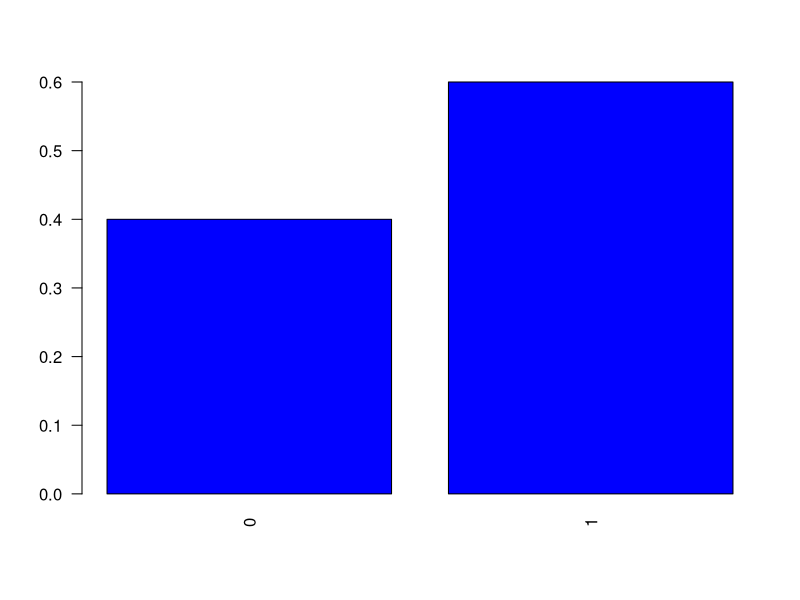
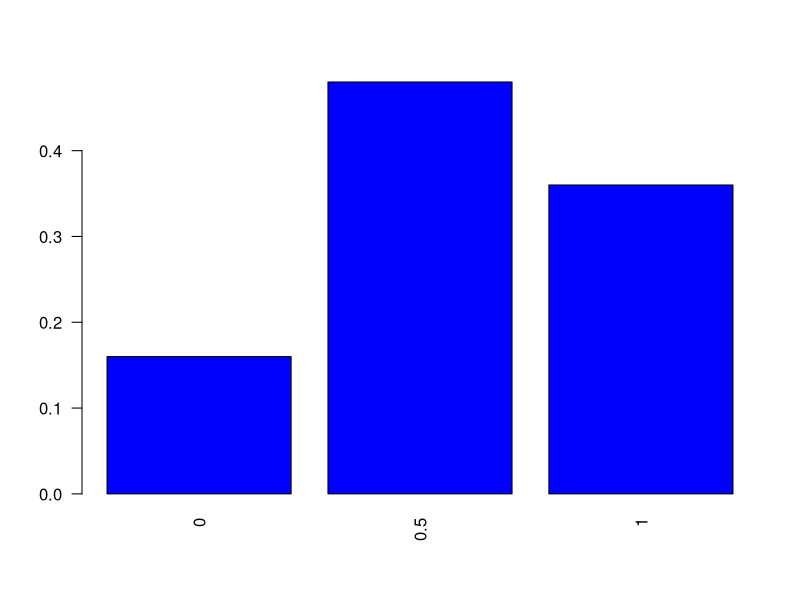
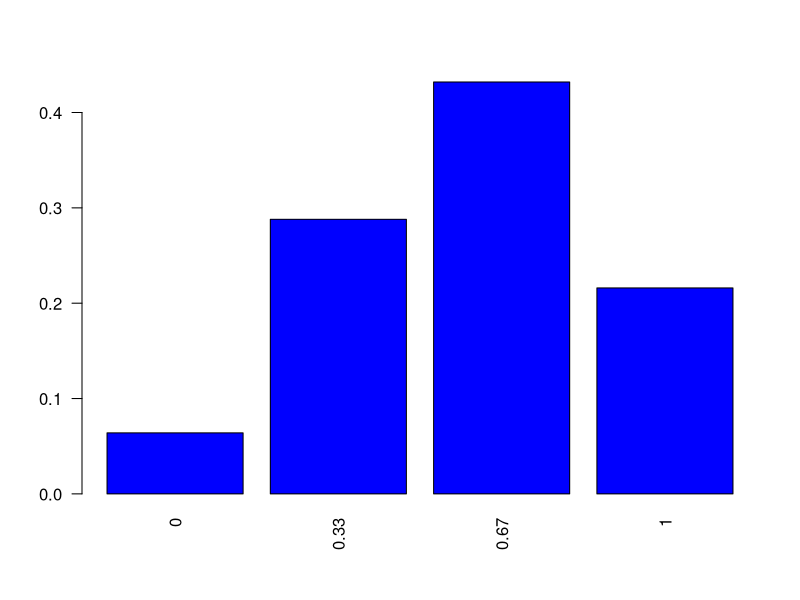
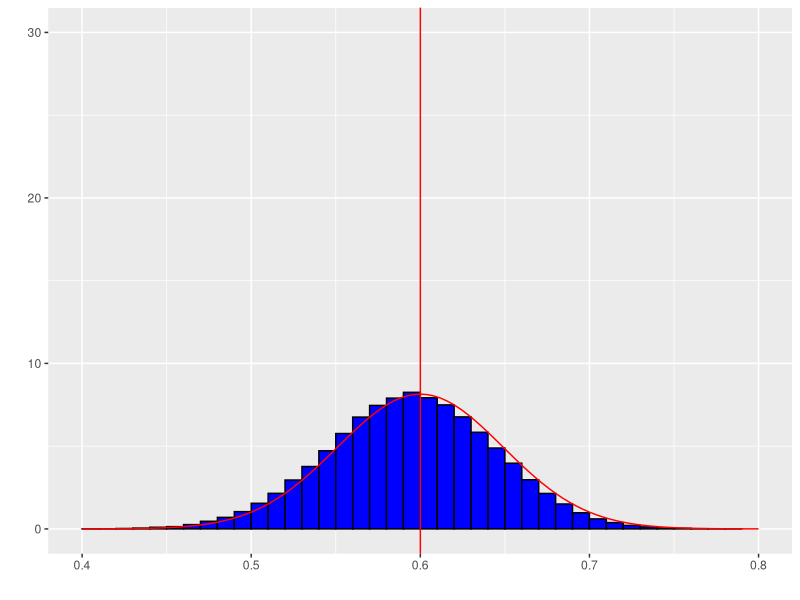
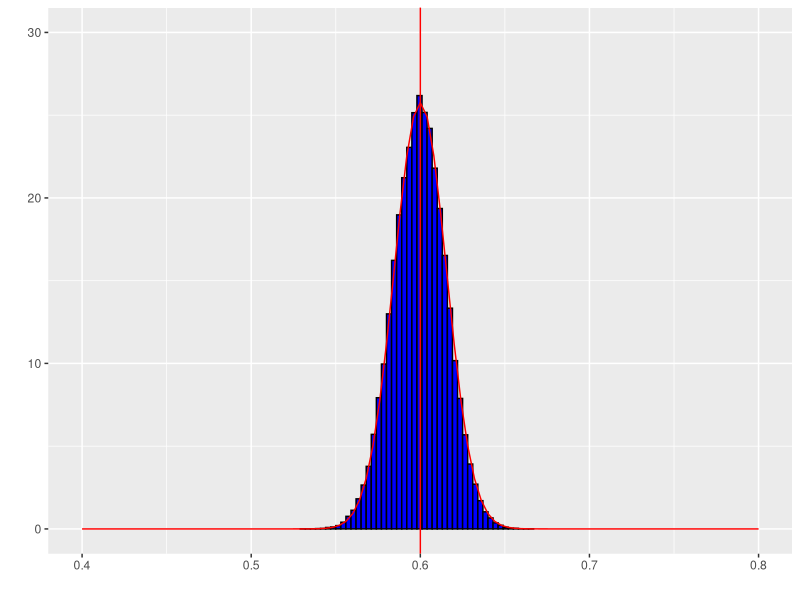
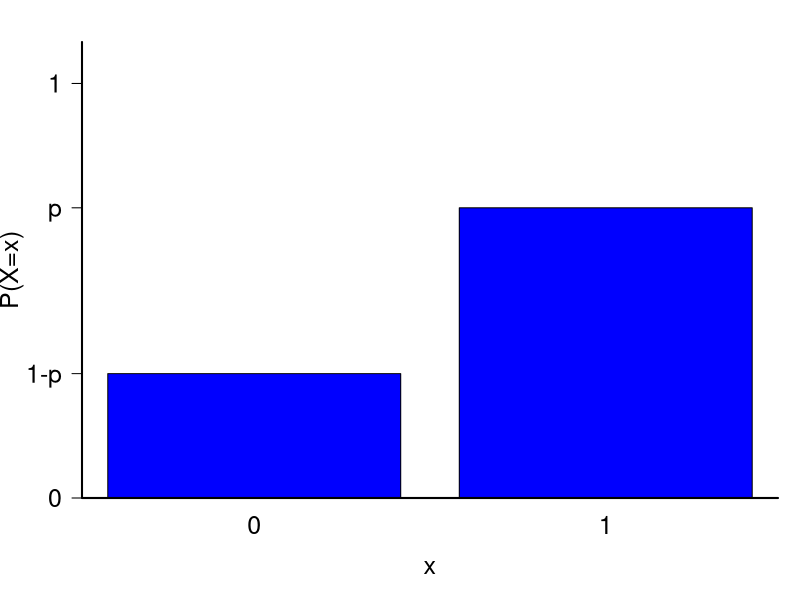
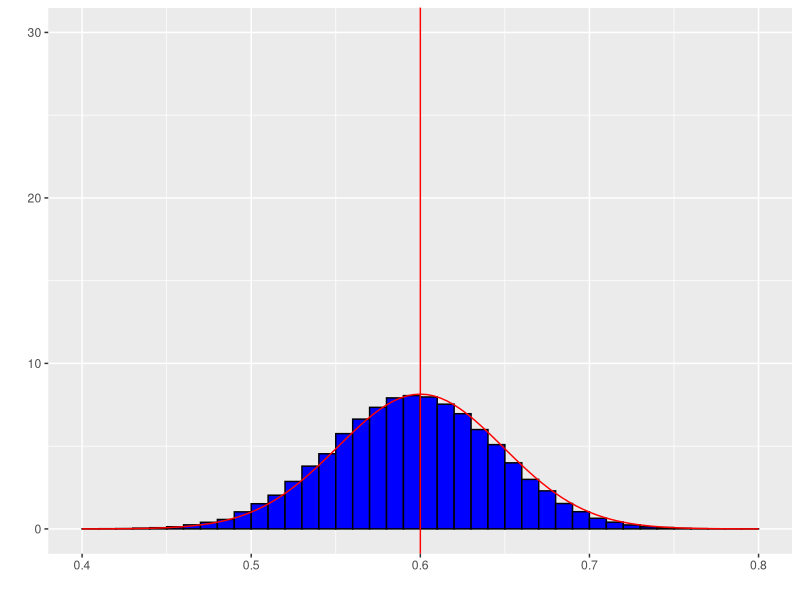

These figures' R source, in order: (Note: this script raises an error after producing the figures.)
## ---- chunk 1
namess <- c("0","1")
barplot(c(0.4,0.6), names.arg=namess, col="blue", main="", 
            cex.lab=1.0, cex.axis=1.0, cex.names=1.0, cex.main=2, las=2)
## ---- chunk 2
library(kableExtra)
aa <- expand.grid(1:5,1:5)
xx <- c(1,0,1,0,1)
phat <- unlist(apply(aa,1,function(x) mean(xx[x])))
aa$phat <- phat
#colnames(aa) <- c("Pessoa amostrada 1","Pessoa amostrada 2","$\\hat{p}$")
kable(aa,align = 'ccc',col.names = c("Primeira pessoa","Segunda pessoa","$\\hat{p}$"))
## ---- chunk 3
ff <- as.data.frame(table(aa$phat))
ff$Prop=ff$Freq/(sum(ff$Freq))
kable(ff[,c(1,3)],align = 'cc',col.names = c("$x$","$P(\\hat{p}=x)$"))
## ---- chunk 4
namess <- as.character(round(as.numeric(as.character(ff$Var1)),2))
barplot(ff$Prop, names.arg=namess, col="blue", main="", 
            cex.lab=1.0, cex.axis=1.0, cex.names=1.0, cex.main=2, las=2)
## ---- chunk 5
library(kableExtra)
aa <- expand.grid(1:5,1:5,1:5)
xx <- c(1,0,1,0,1)
phat <- unlist(apply(aa,1,function(x) mean(xx[x])))
aa$phat <- round(phat,3)
#colnames(aa) <- c("Pessoa amostrada 1","Pessoa amostrada 2","$\\hat{p}$")
kable(aa[1:25,],align = 'ccc',col.names = c("Pessoa amostrada 1","Pessoa amostrada 2","Pessoa amostrada 3","$\\hat{p}$"))
## ---- chunk 6
kable(aa[26:50,],align = 'ccc',col.names = c("Pessoa amostrada 1","Pessoa amostrada 2","Pessoa amostrada 3","$\\hat{p}$"))
## ---- chunk 7
kable(aa[51:75,],align = 'ccc',col.names = c("Pessoa amostrada 1","Pessoa amostrada 2","Pessoa amostrada 3","$\\hat{p}$"))
## ---- chunk 8
kable(aa[76:100,],align = 'ccc',col.names = c("Pessoa amostrada 1","Pessoa amostrada 2","Pessoa amostrada 3","$\\hat{p}$"))
## ---- chunk 9
kable(aa[101:125,],align = 'ccc',col.names = c("Pessoa amostrada 1","Pessoa amostrada 2","Pessoa amostrada 3","$\\hat{p}$"))
## ---- chunk 10
ff <- as.data.frame(table(aa$phat))
ff$Prop=round(ff$Freq/(sum(ff$Freq)),3)
kable(ff[,c(1,3)],align = 'cc',col.names = c("$x$","$P(\\hat{p}=x)$"))
## ---- chunk 11
namess <- as.character(round(as.numeric(as.character(ff$Var1)),2))
barplot(ff$Prop, names.arg=namess, col="blue", main="", 
            cex.lab=1.0, cex.axis=1.0, cex.names=1.0, cex.main=2, las=2)
## ---- chunk 12
N=1000000
n=100
n1 = ceiling(N*.6)
n2= N-n1
xx <- c(rep(1,n1),rep(0,n2))
B=100000
bb <- matrix(NA,nrow=B,ncol=n)
for (i in 1:B)
{
  bb[i,] <- sample(1:N,n,replace=TRUE)
}
phat <- unlist(apply(bb,1,function(x) mean(xx[x])))
aa <- data.frame(bb)
aa$phat <- round(phat,3)
## ---- chunk 13
ff <- as.data.frame(table(aa$phat))
ff$Prop=round(ff$Freq/(sum(ff$Freq)),3)
## ---- chunk 14
library(ggplot2)
df <- data.frame(PF = aa$phat)
ggplot(df, aes(x = PF)) + 
    geom_histogram(aes(y =..density..),
                   breaks = seq(min(aa$phat), max(aa$phat), by = .01), 
                   colour = "black", 
                   fill = "blue") +  geom_vline(xintercept=0.6, color="red") + 
stat_function(fun = dnorm, args = list(mean = 0.6, sd = sqrt(0.6*.4/n)),col="red") + xlab(" ") + ylab(" ") + ylim(0,30) + xlim(0.4,0.8)
## ---- chunk 15
N=1000000
n=1000
n1 = ceiling(N*.6)
n2= N-n1
xx <- c(rep(1,n1),rep(0,n2))
B=100000
bb <- matrix(NA,nrow=B,ncol=n)
for (i in 1:B)
{
  bb[i,] <- sample(1:N,n,replace=TRUE)
}
phat <- unlist(apply(bb,1,function(x) mean(xx[x])))
aa <- data.frame(bb)
aa$phat <- round(phat,3)
## ---- chunk 16
ff <- as.data.frame(table(aa$phat))
ff$Prop=round(ff$Freq/(sum(ff$Freq)),3)
## ---- chunk 17
df <- data.frame(PF = aa$phat)
ggplot(df, aes(x = PF)) + 
    geom_histogram(aes(y =..density..),
                   breaks = seq(min(aa$phat), max(aa$phat), by = .003), 
                   colour = "black", 
                   fill = "blue") +  geom_vline(xintercept=0.6, color="red") +
stat_function(fun = dnorm, args = list(mean = 0.6, sd = sqrt(0.6*.4/n)),col="red") + xlab(" ") + ylab(" ") + ylim(0,30)+xlim(0.4,0.8)
## ---- chunk 18
p <- c(.3, .7)
## Função de Massa
par(mar=c(c(5, 4, 2, 1) + 0.1))
barplot(p, names.arg=0:1, col="blue", ylim=c(0, 1.1), ylab="P(X=x)", xlab="x",  
        cex.lab=1.5, cex.axis=1.2, cex.names=1.5, yaxt="n", main=" ")
box(bty="l", lwd=2)
axis(2, at= c(0, p, 1), labels=c(0, "1-p", "p", 1), cex.axis=1.5, las=1)
## ---- chunk 19
N=1000000
n=100
xx <- rbinom(N,1,0.6)
B=100000
bb <- matrix(NA,nrow=B,ncol=n)
for (i in 1:B)
{
  bb[i,] <- sample(1:N,n,replace=TRUE)
}
phat <- unlist(apply(bb,1,function(x) mean(xx[x])))
aa <- data.frame(bb)
aa$phat <- round(phat,3)
## ---- chunk 20
ff <- as.data.frame(table(aa$phat))
ff$Prop=round(ff$Freq/(sum(ff$Freq)),3)
## ---- chunk 21
df <- data.frame(PF = aa$phat)
ggplot(df, aes(x = PF)) + 
    geom_histogram(aes(y =..density..),
                   breaks = seq(min(aa$phat), max(aa$phat), by = .01), 
                   colour = "black", 
                   fill = "blue") +  geom_vline(xintercept=0.6, color="red") +
stat_function(fun = dnorm, args = list(mean = 0.6, sd = sqrt(0.6*.4/n)),col="red") + xlab(" ") + ylab(" ") + ylim(0,30)+xlim(0.4,0.8)
## ---- chunk 22
N=1000000
n=1000
xx <- rbinom(N,1,0.6)
B=100000
bb <- matrix(NA,nrow=B,ncol=n)
for (i in 1:B)
{
  bb[i,] <- sample(1:N,n,replace=TRUE)
}
phat <- unlist(apply(bb,1,function(x) mean(xx[x])))
aa <- data.frame(bb)
aa$phat <- round(phat,3)
## ---- chunk 23
ff <- as.data.frame(table(aa$phat))
ff$Prop=round(ff$Freq/(sum(ff$Freq)),3)
## ---- chunk 24
df <- data.frame(PF = aa$phat)
ggplot(df, aes(x = PF)) + 
    geom_histogram(aes(y =..density..),
                   breaks = seq(min(aa$phat), max(aa$phat), by = .005), 
                   colour = "black", 
                   fill = "blue") +  geom_vline(xintercept=0.6, color="red") +
stat_function(fun = dnorm, args = list(mean = 0.6, sd = sqrt(0.6*.4/n)),col="red") + xlab(" ") + ylab(" ") + ylim(0,30)+xlim(0.4,0.8)
## ---- chunk 25
namess <- c("1000","2000","3000","4000","5000")
barplot(c(rep(1/5,5)), names.arg=namess, col="blue", main="", 
            cex.lab=1.0, cex.axis=1.0, cex.names=1.0, cex.main=2, las=2)
## ---- chunk 26
library(kableExtra)
aa <- expand.grid(1:5,1:5)
xx <- c(1000,2000,3000,4000,5000)
phat <- unlist(apply(aa,1,function(x) mean(xx[x])))
aa$phat <- phat
kable(aa,align = 'ccc',col.names = c("Primeira pessoa","Segunda pessoa","$\\bar{X}$"))
## ---- chunk 27
ff <- as.data.frame(table(aa$phat))
ff$Prop=ff$Freq/(sum(ff$Freq))
kable(ff[,c(1,3)],align = 'cc',col.names = c("$x$","$P(\\bar{X}=x)$"))
esp <- sum(as.numeric(as.character(ff$Var1))*ff$Prop)
vari <- sum( ((as.numeric(as.character(ff$Var1)) - esp )^2)*ff$Prop)
## ---- chunk 28
namess <- as.character(round(as.numeric(as.character(ff$Var1)),2))
barplot(ff$Prop, names.arg=namess, col="blue", main="", 
            cex.lab=1.0, cex.axis=1.0, cex.names=1.0, cex.main=2, las=2)
## ---- chunk 29
library(kableExtra)
aa <- expand.grid(1:5,1:5,1:5)
xx <- c(1000,2000,3000,4000,5000)
phat <- unlist(apply(aa,1,function(x) mean(xx[x])))
aa$phat <- round(phat,3)
#colnames(aa) <- c("Pessoa amostrada 1","Pessoa amostrada 2","$\\hat{p}$")
kable(aa[1:25,],align = 'ccc',col.names = c("Pessoa amostrada 1","Pessoa amostrada 2","Pessoa amostrada 3","$\\bar{X}$"))
## ---- chunk 30
kable(aa[26:50,],align = 'ccc',col.names = c("Pessoa amostrada 1","Pessoa amostrada 2","Pessoa amostrada 3","$\\bar{X}$"))
## ---- chunk 31
kable(aa[51:75,],align = 'ccc',col.names = c("Pessoa amostrada 1","Pessoa amostrada 2","Pessoa amostrada 3","$\\bar{X}$"))
## ---- chunk 32
kable(aa[76:100,],align = 'ccc',col.names = c("Pessoa amostrada 1","Pessoa amostrada 2","Pessoa amostrada 3","$\\bar{X}$"))
## ---- chunk 33
kable(aa[101:125,],align = 'ccc',col.names = c("Pessoa amostrada 1","Pessoa amostrada 2","Pessoa amostrada 3","$\\bar{X}$"))
## ---- chunk 34
ff <- as.data.frame(table(aa$phat))
ff$Prop=round(ff$Freq/(sum(ff$Freq)),3)
kable(ff[,c(1,3)],align = 'cc',col.names = c("$x$","$P(\\bar{X}=x)$"))
esp <- sum(as.numeric(as.character(ff$Var1))*ff$Prop)
vari <- sum( ((as.numeric(as.character(ff$Var1)) - esp )^2)*ff$Prop)
## ---- chunk 35
namess <- as.character(round(as.numeric(as.character(ff$Var1)),2))
barplot(ff$Prop, names.arg=namess, col="blue", main="", 
            cex.lab=1.0, cex.axis=1.0, cex.names=1.0, cex.main=2, las=2)
## ---- chunk 36
N=1000000
n=100
xx <- c(rep(1000,N/5),rep(2000,N/5),rep(3000,N/5),rep(4000,N/5),rep(5000,N/5))
mu=mean(xx)
vari = var(xx) * (N-1)/N
B=100000
bb <- matrix(NA,nrow=B,ncol=n)
for (i in 1:B)
{
  bb[i,] <- sample(1:N,n,replace=TRUE)
}
phat <- unlist(apply(bb,1,function(x) mean(xx[x])))
aa <- data.frame(bb)
aa$phat <- round(phat,3)
## ---- chunk 37
ff <- as.data.frame(table(aa$phat))
ff$Prop=round(ff$Freq/(sum(ff$Freq)),3)
## ---- chunk 38
library(ggplot2)
df <- data.frame(PF = aa$phat)
ggplot(df, aes(x = PF)) + 
    geom_histogram(aes(y =..density..),
                   breaks = seq(min(aa$phat), max(aa$phat), by = 10), 
                   colour = "black", 
                   fill = "blue") +  geom_vline(xintercept=mu, color="red") + 
stat_function(fun = dnorm, args = list(mean = mu, sd = sqrt(vari/n)),col="red") + xlab(" ") + ylab(" ") + ylim(0,0.01) + xlim(2400,3600)
## ---- chunk 39
N=1000000
n=1000
xx <- c(rep(1000,N/5),rep(2000,N/5),rep(3000,N/5),rep(4000,N/5),rep(5000,N/5))
mu=mean(xx)
vari = var(xx) * (N-1)/N
B=100000
bb <- matrix(NA,nrow=B,ncol=n)
for (i in 1:B)
{
  bb[i,] <- sample(1:N,n,replace=TRUE)
}
phat <- unlist(apply(bb,1,function(x) mean(xx[x])))
aa <- data.frame(bb)
aa$phat <- round(phat,3)
## ---- chunk 40
ff <- as.data.frame(table(aa$phat))
ff$Prop=round(ff$Freq/(sum(ff$Freq)),3)
## ---- chunk 41
df <- data.frame(PF = aa$phat)
ggplot(df, aes(x = PF)) + 
    geom_histogram(aes(y =..density..),
                   breaks = seq(min(aa$phat), max(aa$phat), by = 10), 
                   colour = "black", 
                   fill = "blue") +  geom_vline(xintercept=mu, color="red") +
stat_function(fun = dnorm, args = list(mean = mu, sd = sqrt(vari/n)),col="red") + xlab(" ") + ylab(" ") + ylim(0,0.01) + xlim(2400,3600)
## ---- chunk 42
namess <- c("1000","2000","3000","4000","5000")
barplot(c(rep(1/5,5)), names.arg=namess, col="blue", main="", 
            cex.lab=1.0, cex.axis=1.0, cex.names=1.0, cex.main=2, las=2)
## ---- chunk 43
N=1000000
n=100
xx=sample(x=c(1000,2000,3000,4000,5000),size=N,replace=TRUE)
B=100000
bb <- matrix(NA,nrow=B,ncol=n)
for (i in 1:B)
{
  bb[i,] <- sample(1:N,n,replace=TRUE)
}
phat <- unlist(apply(bb,1,function(x) mean(xx[x])))
aa <- data.frame(bb)
aa$phat <- round(phat,3)
mu=mean(xx)
vari = var(xx) * (N-1)/N
## ---- chunk 44
ff <- as.data.frame(table(aa$phat))
ff$Prop=round(ff$Freq/(sum(ff$Freq)),3)
## ---- chunk 45
df <- data.frame(PF = aa$phat)
ggplot(df, aes(x = PF)) + 
    geom_histogram(aes(y =..density..),
                   breaks = seq(min(aa$phat), max(aa$phat), by = 10), 
                   colour = "black", 
                   fill = "blue") +  geom_vline(xintercept=mu, color="red") +
stat_function(fun = dnorm, args = list(mean = mu, sd = sqrt(vari/n)),col="red") + xlab(" ") + ylab(" ") + ylim(0,0.01)+xlim(2000,4000)
## ---- chunk 46
N=1000000
n=1000
xx=sample(x=c(1000,2000,3000,4000,5000),size=N,replace=TRUE)
B=100000
bb <- matrix(NA,nrow=B,ncol=n)
for (i in 1:B)
{
  bb[i,] <- sample(1:N,n,replace=TRUE)
}
phat <- unlist(apply(bb,1,function(x) mean(xx[x])))
aa <- data.frame(bb)
aa$phat <- round(phat,3)
mu=mean(xx)
vari = var(xx) * (N-1)/N
## ---- chunk 47
ff <- as.data.frame(table(aa$phat))
ff$Prop=round(ff$Freq/(sum(ff$Freq)),3)
## ---- chunk 48
df <- data.frame(PF = aa$phat)
ggplot(df, aes(x = PF)) + 
    geom_histogram(aes(y =..density..),
                   breaks = seq(min(aa$phat), max(aa$phat), by = 10), 
                   colour = "black", 
                   fill = "blue") +  geom_vline(xintercept=mu, color="red") +
stat_function(fun = dnorm, args = list(mean = mu, sd = sqrt(vari/n)),col="red") + xlab(" ") + ylab(" ") + ylim(0,0.01)+xlim(2000,4000)
## ---- chunk 49
B=100000
mu=3.5
vari = 17.5/6
